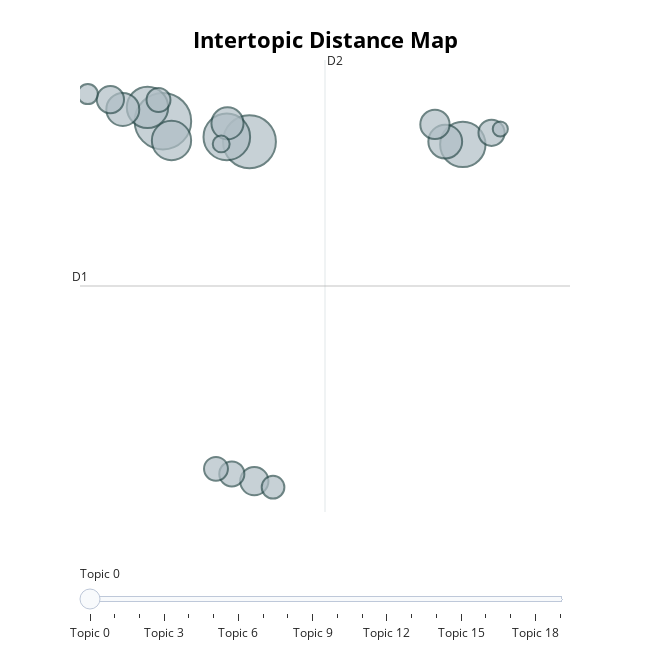

The notebook cell saved with this chart:
### Code cell
# Visualize intertopic distance map
politics_results['topic_distance_map']

### Figure 1 — Plotly figure (JSON) as saved in the notebook; plotly's stock layout.template omitted (floating-point values rounded to 4 significant figures)
{"data": [{"customdata": [[0, "blair | brown | labour | prime | election", 56], [1, "howard | tory | labour | government | tories", 49], [2, "election | party | labour | blair | blackpool", 38], [3, "wage | pay | increase | work | government", 36], [4, "blair | terrorist | forsyth | threat | arrest", 30], [5, "party | lib | kennedy | tax | dems", 27], [6, "school | sport | education | university | ballot", 20], [7, "aid | world | poverty | africa | country", 19], [8, "lord | lords | answer | advice | reform", 18], [9, "asylum | health | immigration | uk | people", 15], [10, "sentence | murder | lord | court | prisoner", 14], [11, "clarke | suspect | home | law | house", 13], [12, "eu | rebate | minority | uk | straw", 12], [13, "police | drinking | drink | binge | mcconnell", 11], [14, "kilroysilk | ukip | party | veritas | robert", 10], [15, "hunt | hunting | ban | animal | law", 10], [16, "child | parent | access | game | court", 9], [17, "guantanamo | mubanga | release | human | right", 7], [18, "casino | bet | gambling | jowell | bill", 5], [19, "embargo | china | lift | arm | straw", 4]], "hovertemplate": "<b>Topic %{customdata[0]}</b><br>%{customdata[1]}<br>Size: %{customdata[2]}", "legendgroup": "", "marker": {"color": "#B0BEC5", "line": {"color": "DarkSlateGrey", "width": 2}, "size": [56, 49, 38, 36, 30, 27, 20, 19, 18, 15, 14, 13, 12, 11, 10, 10, 9, 7, 5, 4], "sizemode": "area", "sizeref": 0.035, "symbol": "circle"}, "mode": "markers", "name": "", "orientation": "v", "showlegend": false, "type": "scatter", "x": [1.923, 3.232, 2.889, 6.458, 1.69, 2.053, 6.192, 1.317, 2.9, 6.036, 3.305, 1.129, 6.892, 2.965, 1.857, 2.726, 3.588, 0.7879, 2.805, 7.025], "xaxis": "x", "y": [9.396, 8.432, 8.659, 8.305, 10.04, 8.489, 8.439, 9.945, 9.297, 9.244, -7.488, 10.41, 8.851, -7.151, 10.39, -6.912, -7.771, 10.67, 8.329, 9.031], "yaxis": "y"}], "layout": {"annotations": [{"showarrow": false, "text": "D1", "x": 0.6697, "y": 1.664, "yshift": 10}, {"showarrow": false, "text": "D2", "x": 4.374, "xshift": 10, "y": 12.27}], "height": 650, "hoverlabel": {"bgcolor": "white", "font": {"family": "Rockwell", "size": 16}}, "legend": {"itemsizing": "constant", "tracegroupgap": 0}, "margin": {"t": 60}, "shapes": [{"line": {"color": "#CFD8DC", "width": 2}, "type": "line", "x0": 4.374, "x1": 4.374, "y0": -8.937, "y1": 12.27}, {"line": {"color": "#9E9E9E", "width": 2}, "type": "line", "x0": 0.6697, "x1": 8.078, "y0": 1.664, "y1": 1.664}], "sliders": [{"active": 0, "pad": {"t": 50}, "steps": [{"args": [{"marker.color": [["red", "#B0BEC5", "#B0BEC5", "#B0BEC5", "#B0BEC5", "#B0BEC5", "#B0BEC5", "#B0BEC5", "#B0BEC5", "#B0BEC5", "#B0BEC5", "#B0BEC5", "#B0BEC5", "#B0BEC5", "#B0BEC5", "#B0BEC5", "#B0BEC5", "#B0BEC5", "#B0BEC5", "#B0BEC5"]]}], "label": "Topic 0", "method": "update"}, {"args": [{"marker.color": [["#B0BEC5", "red", "#B0BEC5", "#B0BEC5", "#B0BEC5", "#B0BEC5", "#B0BEC5", "#B0BEC5", "#B0BEC5", "#B0BEC5", "#B0BEC5", "#B0BEC5", "#B0BEC5", "#B0BEC5", "#B0BEC5", "#B0BEC5", "#B0BEC5", "#B0BEC5", "#B0BEC5", "#B0BEC5"]]}], "label": "Topic 1", "method": "update"}, {"args": [{"marker.color": [["#B0BEC5", "#B0BEC5", "red", "#B0BEC5", "#B0BEC5", "#B0BEC5", "#B0BEC5", "#B0BEC5", "#B0BEC5", "#B0BEC5", "#B0BEC5", "#B0BEC5", "#B0BEC5", "#B0BEC5", "#B0BEC5", "#B0BEC5", "#B0BEC5", "#B0BEC5", "#B0BEC5", "#B0BEC5"]]}], "label": "Topic 2", "method": "update"}, {"args": [{"marker.color": [["#B0BEC5", "#B0BEC5", "#B0BEC5", "red", "#B0BEC5", "#B0BEC5", "#B0BEC5", "#B0BEC5", "#B0BEC5", "#B0BEC5", "#B0BEC5", "#B0BEC5", "#B0BEC5", "#B0BEC5", "#B0BEC5", "#B0BEC5", "#B0BEC5", "#B0BEC5", "#B0BEC5", "#B0BEC5"]]}], "label": "Topic 3", "method": "update"}, {"args": [{"marker.color": [["#B0BEC5", "#B0BEC5", "#B0BEC5", "#B0BEC5", "red", "#B0BEC5", "#B0BEC5", "#B0BEC5", "#B0BEC5", "#B0BEC5", "#B0BEC5", "#B0BEC5", "#B0BEC5", "#B0BEC5", "#B0BEC5", "#B0BEC5", "#B0BEC5", "#B0BEC5", "#B0BEC5", "#B0BEC5"]]}], "label": "Topic 4", "method": "update"}, {"args": [{"marker.color": [["#B0BEC5", "#B0BEC5", "#B0BEC5", "#B0BEC5", "#B0BEC5", "red", "#B0BEC5", "#B0BEC5", "#B0BEC5", "#B0BEC5", "#B0BEC5", "#B0BEC5", "#B0BEC5", "#B0BEC5", "#B0BEC5", "#B0BEC5", "#B0BEC5", "#B0BEC5", "#B0BEC5", "#B0BEC5"]]}], "label": "Topic 5", "method": "update"}, {"args": [{"marker.color": [["#B0BEC5", "#B0BEC5", "#B0BEC5", "#B0BEC5", "#B0BEC5", "#B0BEC5", "red", "#B0BEC5", "#B0BEC5", "#B0BEC5", "#B0BEC5", "#B0BEC5", "#B0BEC5", "#B0BEC5", "#B0BEC5", "#B0BEC5", "#B0BEC5", "#B0BEC5", "#B0BEC5", "#B0BEC5"]]}], "label": "Topic 6", "method": "update"}, {"args": [{"marker.color": [["#B0BEC5", "#B0BEC5", "#B0BEC5", "#B0BEC5", "#B0BEC5", "#B0BEC5", "#B0BEC5", "red", "#B0BEC5", "#B0BEC5", "#B0BEC5", "#B0BEC5", "#B0BEC5", "#B0BEC5", "#B0BEC5", "#B0BEC5", "#B0BEC5", "#B0BEC5", "#B0BEC5", "#B0BEC5"]]}], "label": "Topic 7", "method": "update"}, {"args": [{"marker.color": [["#B0BEC5", "#B0BEC5", "#B0BEC5", "#B0BEC5", "#B0BEC5", "#B0BEC5", "#B0BEC5", "#B0BEC5", "red", "#B0BEC5", "#B0BEC5", "#B0BEC5", "#B0BEC5", "#B0BEC5", "#B0BEC5", "#B0BEC5", "#B0BEC5", "#B0BEC5", "#B0BEC5", "#B0BEC5"]]}], "label": "Topic 8", "method": "update"}, {"args": [{"marker.color": [["#B0BEC5", "#B0BEC5", "#B0BEC5", "#B0BEC5", "#B0BEC5", "#B0BEC5", "#B0BEC5", "#B0BEC5", "#B0BEC5", "red", "#B0BEC5", "#B0BEC5", "#B0BEC5", "#B0BEC5", "#B0BEC5", "#B0BEC5", "#B0BEC5", "#B0BEC5", "#B0BEC5", "#B0BEC5"]]}], "label": "Topic 9", "method": "update"}, {"args": [{"marker.color": [["#B0BEC5", "#B0BEC5", "#B0BEC5", "#B0BEC5", "#B0BEC5", "#B0BEC5", "#B0BEC5", "#B0BEC5", "#B0BEC5", "#B0BEC5", "red", "#B0BEC5", "#B0BEC5", "#B0BEC5", "#B0BEC5", "#B0BEC5", "#B0BEC5", "#B0BEC5", "#B0BEC5", "#B0BEC5"]]}], "label": "Topic 10", "method": "update"}, {"args": [{"marker.color": [["#B0BEC5", "#B0BEC5", "#B0BEC5", "#B0BEC5", "#B0BEC5", "#B0BEC5", "#B0BEC5", "#B0BEC5", "#B0BEC5", "#B0BEC5", "#B0BEC5", "red", "#B0BEC5", "#B0BEC5", "#B0BEC5", "#B0BEC5", "#B0BEC5", "#B0BEC5", "#B0BEC5", "#B0BEC5"]]}], "label": "Topic 11", "method": "update"}, {"args": [{"marker.color": [["#B0BEC5", "#B0BEC5", "#B0BEC5", "#B0BEC5", "#B0BEC5", "#B0BEC5", "#B0BEC5", "#B0BEC5", "#B0BEC5", "#B0BEC5", "#B0BEC5", "#B0BEC5", "red", "#B0BEC5", "#B0BEC5", "#B0BEC5", "#B0BEC5", "#B0BEC5", "#B0BEC5", "#B0BEC5"]]}], "label": "Topic 12", "method": "update"}, {"args": [{"marker.color": [["#B0BEC5", "#B0BEC5", "#B0BEC5", "#B0BEC5", "#B0BEC5", "#B0BEC5", "#B0BEC5", "#B0BEC5", "#B0BEC5", "#B0BEC5", "#B0BEC5", "#B0BEC5", "#B0BEC5", "red", "#B0BEC5", "#B0BEC5", "#B0BEC5", "#B0BEC5", "#B0BEC5", "#B0BEC5"]]}], "label": "Topic 13", "method": "update"}, {"args": [{"marker.color": [["#B0BEC5", "#B0BEC5", "#B0BEC5", "#B0BEC5", "#B0BEC5", "#B0BEC5", "#B0BEC5", "#B0BEC5", "#B0BEC5", "#B0BEC5", "#B0BEC5", "#B0BEC5", "#B0BEC5", "#B0BEC5", "red", "#B0BEC5", "#B0BEC5", "#B0BEC5", "#B0BEC5", "#B0BEC5"]]}], "label": "Topic 14", "method": "update"}, {"args": [{"marker.color": [["#B0BEC5", "#B0BEC5", "#B0BEC5", "#B0BEC5", "#B0BEC5", "#B0BEC5", "#B0BEC5", "#B0BEC5", "#B0BEC5", "#B0BEC5", "#B0BEC5", "#B0BEC5", "#B0BEC5", "#B0BEC5", "#B0BEC5", "red", "#B0BEC5", "#B0BEC5", "#B0BEC5", "#B0BEC5"]]}], "label": "Topic 15", "method": "update"}, {"args": [{"marker.color": [["#B0BEC5", "#B0BEC5", "#B0BEC5", "#B0BEC5", "#B0BEC5", "#B0BEC5", "#B0BEC5", "#B0BEC5", "#B0BEC5", "#B0BEC5", "#B0BEC5", "#B0BEC5", "#B0BEC5", "#B0BEC5", "#B0BEC5", "#B0BEC5", "red", "#B0BEC5", "#B0BEC5", "#B0BEC5"]]}], "label": "Topic 16", "method": "update"}, {"args": [{"marker.color": [["#B0BEC5", "#B0BEC5", "#B0BEC5", "#B0BEC5", "#B0BEC5", "#B0BEC5", "#B0BEC5", "#B0BEC5", "#B0BEC5", "#B0BEC5", "#B0BEC5", "#B0BEC5", "#B0BEC5", "#B0BEC5", "#B0BEC5", "#B0BEC5", "#B0BEC5", "red", "#B0BEC5", "#B0BEC5"]]}], "label": "Topic 17", "method": "update"}, {"args": [{"marker.color": [["#B0BEC5", "#B0BEC5", "#B0BEC5", "#B0BEC5", "#B0BEC5", "#B0BEC5", "#B0BEC5", "#B0BEC5", "#B0BEC5", "#B0BEC5", "#B0BEC5", "#B0BEC5", "#B0BEC5", "#B0BEC5", "#B0BEC5", "#B0BEC5", "#B0BEC5", "#B0BEC5", "red", "#B0BEC5"]]}], "label": "Topic 18", "method": "update"}, {"args": [{"marker.color": [["#B0BEC5", "#B0BEC5", "#B0BEC5", "#B0BEC5", "#B0BEC5", "#B0BEC5", "#B0BEC5", "#B0BEC5", "#B0BEC5", "#B0BEC5", "#B0BEC5", "#B0BEC5", "#B0BEC5", "#B0BEC5", "#B0BEC5", "#B0BEC5", "#B0BEC5", "#B0BEC5", "#B0BEC5", "red"]]}], "label": "Topic 19", "method": "update"}]}], "title": {"font": {"color": "Black", "size": 22}, "text": "<b>Intertopic Distance Map</b>", "x": 0.5, "xanchor": "center", "y": 0.95, "yanchor": "top"}, "width": 650, "xaxis": {"anchor": "y", "domain": [0, 1], "range": [0.6697, 8.078], "title": {"text": ""}, "visible": false}, "yaxis": {"anchor": "x", "domain": [0, 1], "range": [-8.937, 12.27], "title": {"text": ""}, "visible": false}}}
